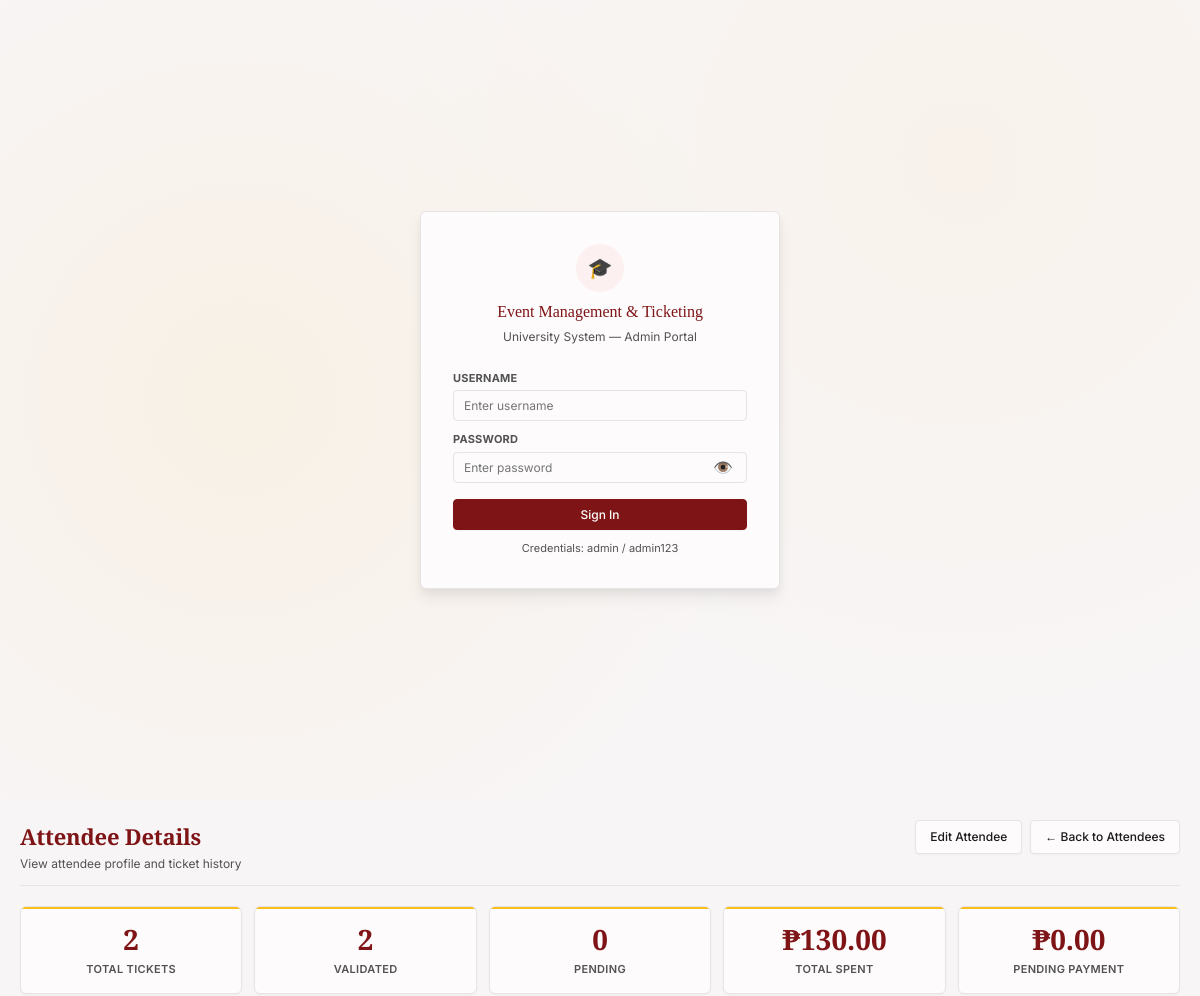
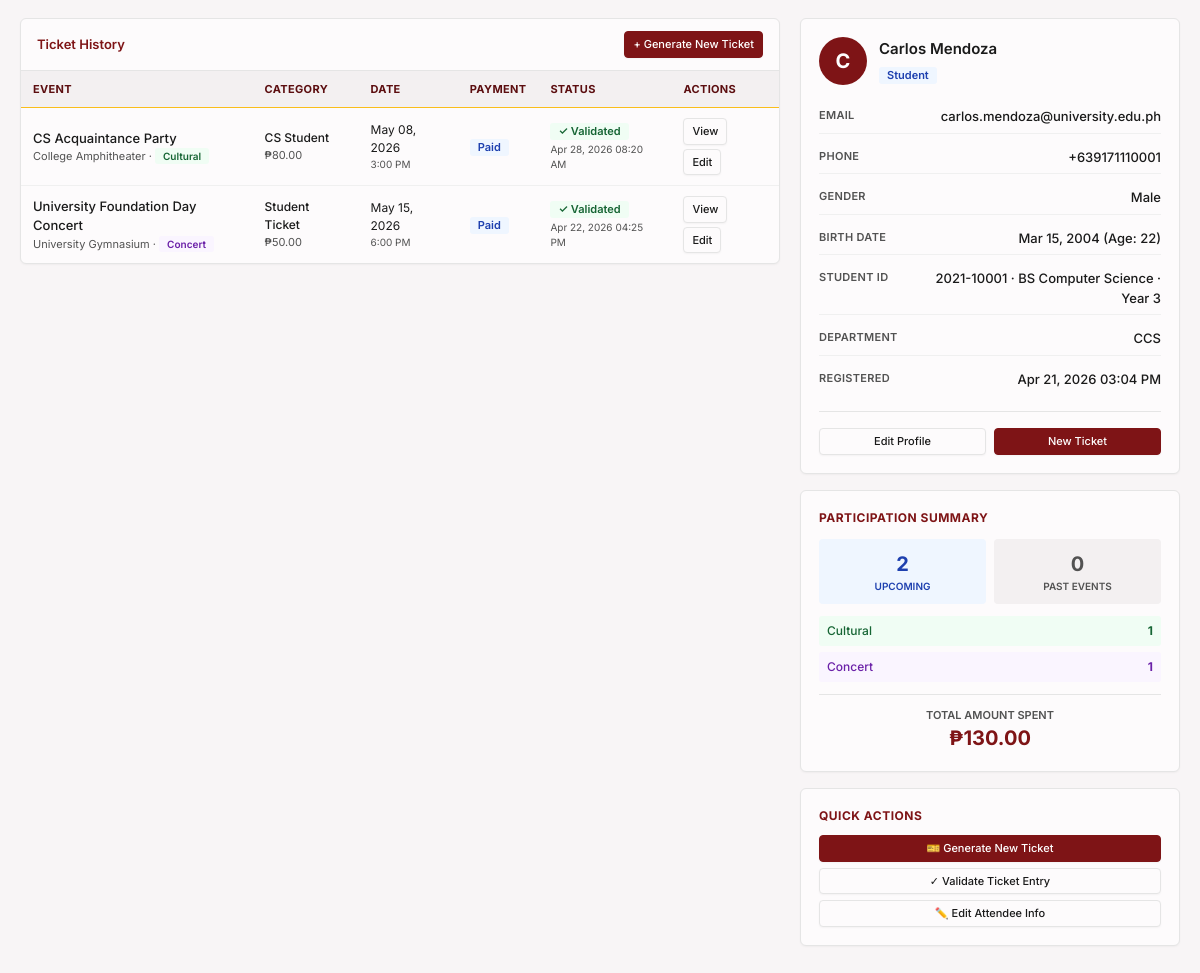
Screenshot of /modules/attendees/view.php?id=1 with the database file from the repository (2 pictures, top to bottom).
### tables this page shows
CREATE TABLE `ticket` (
  `ticket_id` int(11) NOT NULL,
  `ticket_code` varchar(50) NOT NULL,
  `purchase_date` datetime NOT NULL DEFAULT current_timestamp(),
  `is_validated` tinyint(1) NOT NULL DEFAULT 0,
  `validated_at` datetime DEFAULT NULL,
  `payment_status` enum('free','paid','pending','refunded') NOT NULL DEFAULT 'free',
  `payment_method` varchar(20) DEFAULT NULL,
  `category_id` int(11) NOT NULL,
  `attendee_id` int(11) NOT NULL
);

CREATE TABLE `event` (
  `event_id` int(11) NOT NULL,
  `event_name` varchar(150) NOT NULL,
  `event_type` enum('academic','cultural','sports','concert','seminar','graduation','orientation','other') NOT NULL,
  `event_date` date NOT NULL,
  `start_time` time NOT NULL,
  `end_time` time NOT NULL,
  `description` text DEFAULT NULL,
  `audience_type` enum('student_only','employee_only','alumni_only','open_to_all') NOT NULL DEFAULT 'open_to_all',
  `requires_ticket` tinyint(1) NOT NULL DEFAULT 1,
  `status` enum('upcoming','ongoing','completed','cancelled') NOT NULL DEFAULT 'upcoming',
  `venue_id` int(11) NOT NULL,
  `org_id` int(11) NOT NULL
);

CREATE TABLE `venue` (
  `venue_id` int(11) NOT NULL,
  `venue_name` varchar(100) NOT NULL,
  `venue_type` enum('gymnasium','auditorium','classroom','field','courtyard','amphitheater','other') NOT NULL,
  `building` varchar(100) DEFAULT NULL,
  `floor_level` varchar(20) DEFAULT NULL,
  `capacity` int(11) NOT NULL CHECK (`capacity` > 0),
  `has_av_system` tinyint(1) NOT NULL DEFAULT 0
);

CREATE TABLE `ticket_category` (
  `category_id` int(11) NOT NULL,
  `event_id` int(11) NOT NULL,
  `category_name` varchar(80) NOT NULL,
  `eligible_type` enum('student','employee','alumni','guest','all') NOT NULL DEFAULT 'all',
  `price` decimal(10,2) NOT NULL DEFAULT 0.00 CHECK (`price` >= 0),
  `total_slots` int(11) NOT NULL CHECK (`total_slots` > 0),
  `slots_remaining` int(11) NOT NULL
);

CREATE TABLE `attendee` (
  `attendee_id` int(11) NOT NULL,
  `first_name` varchar(50) NOT NULL,
  `last_name` varchar(50) NOT NULL,
  `email` varchar(100) NOT NULL,
  `phone` varchar(20) DEFAULT NULL,
  `gender` enum('male','female','non_binary','prefer_not_to_say') NOT NULL,
  `birth_date` date NOT NULL,
  `attendee_type` enum('student','employee','alumni','guest') NOT NULL,
  `registered_at` datetime NOT NULL DEFAULT current_timestamp(),
  `student_id` varchar(20) DEFAULT NULL,
  `program` varchar(100) DEFAULT NULL,
  `year_level` tinyint(4) DEFAULT NULL CHECK (`year_level` between 1 and 5),
  `department` varchar(100) DEFAULT NULL,
  `employee_id` varchar(20) DEFAULT NULL,
  `job_title` varchar(100) DEFAULT NULL,
  `alumni_id` varchar(20) DEFAULT NULL,
  `graduation_year` year(4) DEFAULT NULL,
  `guest_id` varchar(20) DEFAULT NULL
);

### modules/attendees/view.php (the view, shortened to what the rows shown need)
<?php
require_once __DIR__ . '/../../includes/header.php';
$attendee_id = isset($_GET['id']) ? (int)$_GET['id'] : 0;
$result = mysqli_query($conn, "SELECT * FROM Attendee WHERE attendee_id = $attendee_id");
$attendee = mysqli_fetch_assoc($result);
$ticketsQuery = "
    SELECT t.*,
           tc.category_name, tc.price, tc.eligible_type,
           e.event_id, e.event_name, e.event_date, e.start_time, e.end_time, e.event_type, e.status as event_status,
           v.venue_name,
           o.org_name
    FROM Ticket t
    JOIN Ticket_Category tc ON t.category_id = tc.category_id
    JOIN Event e ON tc.event_id = e.event_id
    JOIN Venue v ON e.venue_id = v.venue_id
    JOIN Organization o ON e.org_id = o.org_id
    WHERE t.attendee_id = $attendee_id
    ORDER BY t.purchase_date DESC
";
$tickets = mysqli_query($conn, $ticketsQuery);
$totalTickets = $tickets ? mysqli_num_rows($tickets) : 0;
$detailInfo = '';
$detailLabel = '';
switch ($attendee['attendee_type']) {
    case 'student':
        $detailLabel = 'Student ID';
        $detailInfo = $attendee['student_id'] ? $attendee['student_id'] : 'N/A';
        if ($attendee['program']) $detailInfo .= ' · ' . $attendee['program'];
        if ($attendee['year_level']) $detailInfo .= ' · Year ' . $attendee['year_level'];
        break;
}
$birthDate = new DateTime($attendee['birth_date']);
$today = new DateTime();
$age = $today->diff($birthDate)->y;
?>
<div class="page active">
    <div style="display:grid;grid-template-columns:1fr 380px;gap:20px;align-items:start;">
        <div>
            <div class="card-flush">
                <div class="tbl-wrap">
                    <?php if ($tickets && mysqli_num_rows($tickets) > 0): ?>
                        <table>
                            <thead>
                                <tr>
                                    <th>Event</th>
                                    <th>Category</th>
                                    <th>Date</th>
                                    <th>Payment</th>
                                    <th>Status</th>
                                    <th>Actions</th>
                                </tr>
                            </thead>
                            <tbody>
                                <?php while ($ticket = mysqli_fetch_assoc($tickets)): ?>
                                    <tr>
                                        <td>
                                            <div style="font-weight:500;font-size:13px;"><?php echo h($ticket['event_name']); ?></div>
                                            <div style="font-size:11px;color:var(--color-text-secondary);">
                                                <?php echo h($ticket['venue_name']); ?> ·
                                                <span class="badge <?php echo getEventTypeBadge($ticket['event_type']); ?>" style="font-size:10px;">
                                                    <?php echo ucfirst($ticket['event_type']); ?>
                                                </span>
                                            </div>
                                        </td>
                                        <td>
                                            <div style="font-size:12px;font-weight:500;"><?php echo h($ticket['category_name']); ?></div>
                                            <div style="font-size:11px;color:var(--color-text-secondary);">
                                                <?php echo $ticket['price'] > 0 ? '₱' . number_format($ticket['price'], 2) : 'Free'; ?>
                                            </div>
                                        </td>
                                        <td style="font-size:12px;">
                                            <?php echo formatDate($ticket['event_date']); ?>
                                            <div style="font-size:10px;color:var(--color-text-secondary);">
                                                <?php echo date('g:i A', strtotime($ticket['start_time'])); ?>
                                            </div>
                                        </td>
                                        <td>
                                            <span class="badge <?php echo getPaymentBadge($ticket['payment_status']); ?>">
                                                <?php echo ucfirst($ticket['payment_status']); ?>
                                            </span>
                                        </td>
                                        <td>
                                            <?php if ($ticket['is_validated']): ?>
                                                <span class="badge b-green">✓ Validated</span>
                                                <div style="font-size:10px;color:var(--color-text-secondary);margin-top:2px;">
                                                    <?php echo formatDateTime($ticket['validated_at']); ?>
                                                </div>
                                            <?php endif; ?>
                                        </td>
                                        <td>
                                            <div class="actions" style="display:flex;gap:4px;flex-wrap:wrap;">
                                                <a href="/event-ticketing-v2/modules/tickets/view.php?id=<?php echo $ticket['ticket_id']; ?>"
                                                   class="btn btn-sm" title="View Ticket">View</a>
                                                <a href="/event-ticketing-v2/modules/tickets/edit.php?id=<?php echo $ticket['ticket_id']; ?>"
                                                   class="btn btn-sm" title="Edit Ticket">Edit</a>
                                            </div>
                                        </td>
                                    </tr>
                                <?php endwhile; ?>
                            </tbody>
                        </table>
                    <?php endif; ?>
                </div>
            </div>
        </div>
        <div>
            <div class="card">
                <div style="display:flex;align-items:center;gap:12px;margin-bottom:16px;">
                    <div style="width:48px;height:48px;border-radius:50%;background:var(--color-primary);color:white;display:flex;align-items:center;justify-content:center;font-weight:700;font-size:20px;flex-shrink:0;">
                        <?php echo strtoupper(substr($attendee['first_name'], 0, 1)); ?>
                    </div>
                    <div style="min-width:0;">
                        <div style="font-weight:600;font-size:15px;color:var(--color-text-primary);overflow:hidden;text-overflow:ellipsis;white-space:nowrap;">
                            <?php echo h($attendee['first_name'] . ' ' . $attendee['last_name']); ?>
                        </div>
                        <div style="margin-top:4px;">
                            <span class="badge <?php echo getAttendeeTypeBadge($attendee['attendee_type']); ?>">
                                <?php echo ucfirst($attendee['attendee_type']); ?>
                            </span>
                        </div>
                    </div>
                </div>
                <div style="display:flex;flex-direction:column;gap:8px;font-size:13px;">
                    <div class="profile-field">
                        <span class="profile-label">Email</span>
                        <span class="profile-value"><?php echo h($attendee['email']); ?></span>
                    </div>
                    <div class="profile-field">
                        <span class="profile-label">Phone</span>
                        <span class="profile-value"><?php echo h($attendee['phone'] ?? 'N/A'); ?></span>
                    </div>
                    <div class="profile-field">
                        <span class="profile-label">Gender</span>
                        <span class="profile-value"><?php echo ucfirst(str_replace('_', ' ', $attendee['gender'])); ?></span>
                    </div>
                    <div class="profile-field">
                        <span class="profile-label">Birth Date</span>
                        <span class="profile-value"><?php echo formatDate($attendee['birth_date']); ?> (Age: <?php echo $age; ?>)</span>
                    </div>
                    <div class="profile-field">
                        <span class="profile-label"><?php echo $detailLabel; ?></span>
                        <span class="profile-value"><?php echo h($detailInfo); ?></span>
                    </div>
                    <?php if ($attendee['department']): ?>
                    <div class="profile-field">
                        <span class="profile-label">Department</span>
                        <span class="profile-value"><?php echo h($attendee['department']); ?></span>
                    </div>
                    <?php endif; ?>
                    <div class="profile-field">
                        <span class="profile-label">Registered</span>
                        <span class="profile-value"><?php echo formatDateTime($attendee['registered_at']); ?></span>
                    </div>
                </div>
            </div>
            <?php if ($totalTickets > 0): ?>
            <div class="card">
                <?php
                mysqli_data_seek($tickets, 0);
                $eventTypes = [];
                while ($t = mysqli_fetch_assoc($tickets)) {
                    $etype = $t['event_type'];
                    if (!isset($eventTypes[$etype])) $eventTypes[$etype] = 0;
                    $eventTypes[$etype]++;
                }
                ?>
                <?php if (!empty($eventTypes)): ?>
                <div style="display:flex;flex-direction:column;gap:6px;">
                    <?php
                    $typeColors = [
                        'academic' => ['bg' => '#eff6ff', 'color' => '#1e40af'],
                        'cultural' => ['bg' => '#f0fdf4', 'color' => '#166534'],
                        'sports' => ['bg' => '#fffbeb', 'color' => '#92400e'],
                        'concert' => ['bg' => '#faf5ff', 'color' => '#6b21a8'],
                        'seminar' => ['bg' => '#f0fdfa', 'color' => '#0f766e'],
                        'graduation' => ['bg' => '#eef2ff', 'color' => '#3730a3'],
                        'orientation' => ['bg' => '#fef2f2', 'color' => '#991b1b'],
                        'other' => ['bg' => 'var(--color-bg-tertiary)', 'color' => 'var(--color-text-secondary)'],
                    ];
                    foreach ($eventTypes as $etype => $count):
                        $colors = $typeColors[$etype] ?? $typeColors['other'];
                    ?>
                        <div style="display:flex;justify-content:space-between;align-items:center;padding:6px 8px;background:<?php echo $colors['bg']; ?>;border-radius:var(--radius-xs);">
                            <span style="font-size:12px;font-weight:500;color:<?php echo $colors['color']; ?>;">
                                <?php echo ucfirst($etype); ?>
                            </span>
                            <span style="font-size:12px;font-weight:700;color:<?php echo $colors['color']; ?>;">
                                <?php echo $count; ?>
                            </span>
                        </div>
                    <?php endforeach; ?>
                </div>
                <?php endif; ?>
            </div>
            <?php endif; ?>
        </div>
    </div>
</div>
<?php require_once __DIR__ . '/../../includes/footer.php'; ?>

### rows the page displays
ticket: event.event_name "CS Acquaintance Party", venue.venue_name "College Amphitheater", event.event_type "Cultural", category.category_name "CS Student", category.price "80.00", event.event_date "May 08, 2026", event.start_time "3:00 PM", payment_status "Paid", validated_at "Apr 28, 2026 08:20 AM"
ticket: event.event_name "University Foundation Day Concert", venue.venue_name "University Gymnasium", event.event_type "Concert", category.category_name "Student Ticket", category.price "50.00", event.event_date "May 15, 2026", event.start_time "6:00 PM", payment_status "Paid", validated_at "Apr 22, 2026 04:25 PM", count "1"
attendee: first_name "C", first_name+last_name "Carlos Mendoza", attendee_type "Student", email "carlos.mendoza@university.edu.ph", phone "+639171110001", gender "Male", birth_date "Mar 15, 2004", attendee_type "STUDENT ID", detailInfo "2021-10001 · BS Computer Science · Year 3", department "CCS", registered_at "Apr 21, 2026 03:04 PM"

### other values shown
$totalTickets "2"
$stats['validated_tickets'] "2"
$stats['pending_tickets'] "0"
$stats['total_spent'] "130.00"
$stats['total_pending'] "0.00"
$upcomingCount "2"
$pastCount "0"
$etype "Cultural"
$count "1"
$totalSpent "130.00"
